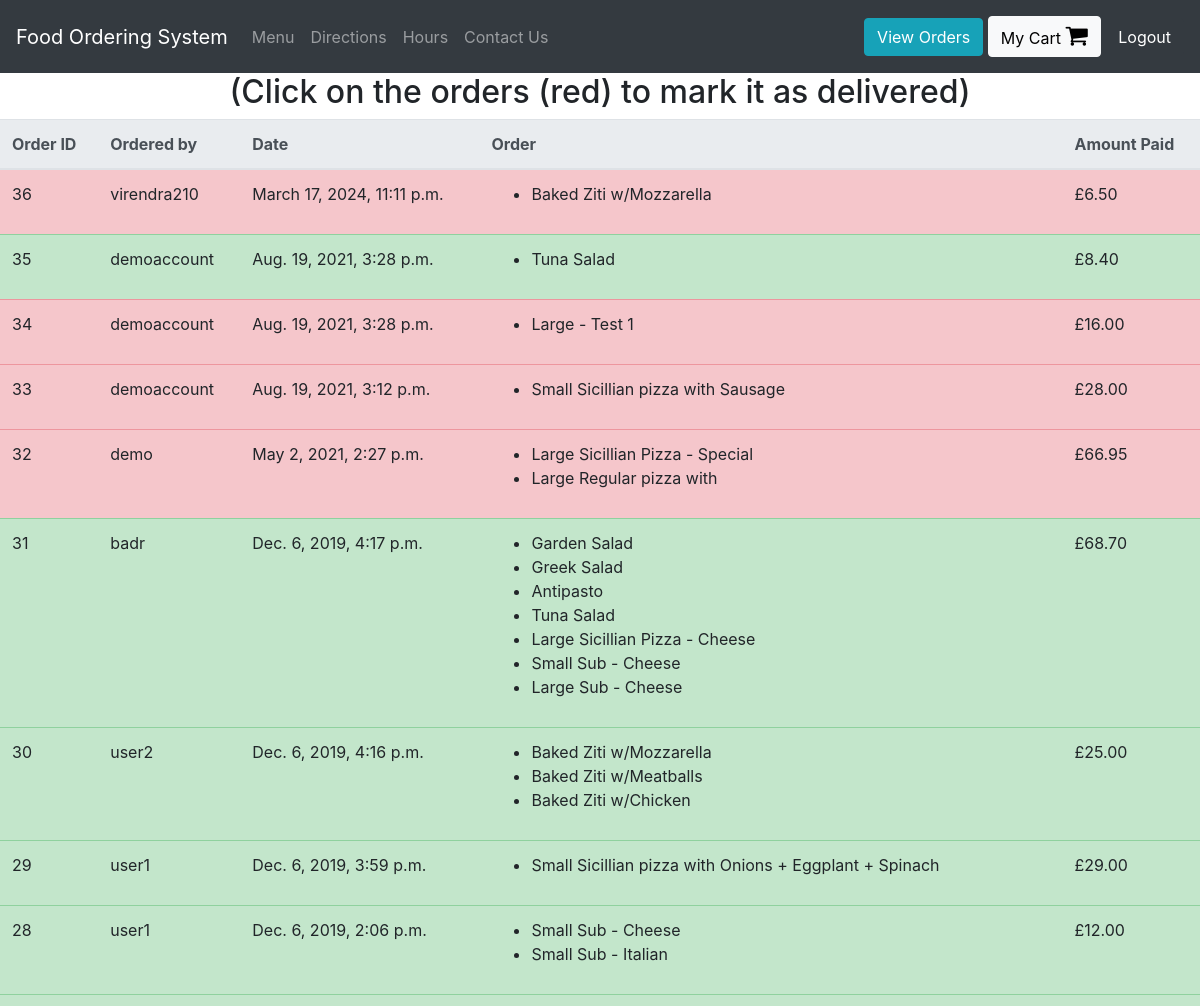
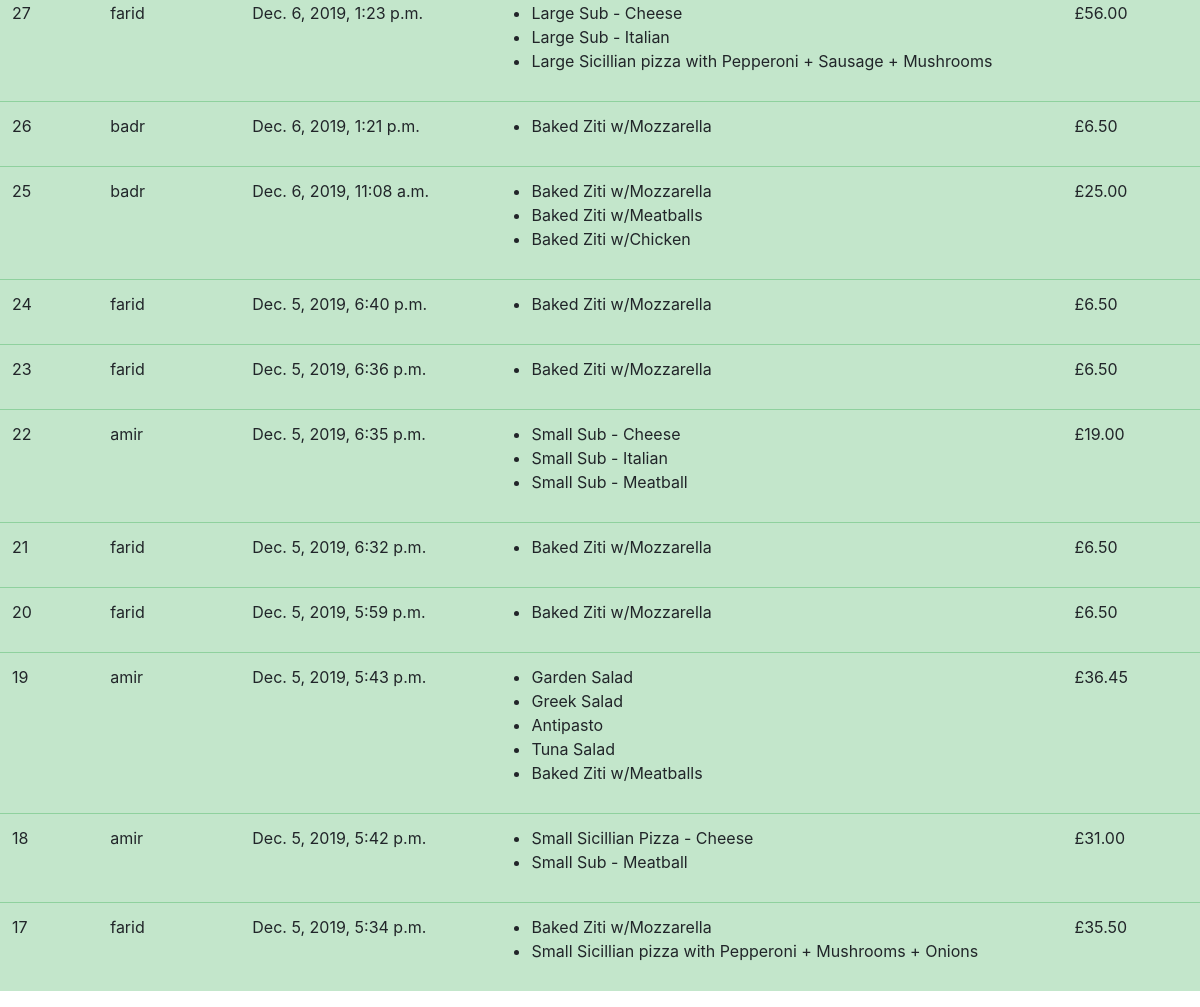
Page /view-orders (signed in) on the committed database (2 pictures, top to bottom).
### orders/models.py (models this page shows, shortened)
class UserOrder(models.Model):
    username = models.CharField(max_length=200) #who placed the order
    order = models.TextField() #this will be a string representation of the cart from localStorage
    price = models.DecimalField(max_digits=6, decimal_places=2) #how much was the order
    time_of_order  = models.DateTimeField(default=datetime.now, blank=True)
    delivered = models.BooleanField()

### orders/views.py (the view)
# urls.py: path("view-orders", views.view_orders, name="view_orders"),
def view_orders(request):
    if request.user.is_superuser:
        rows = UserOrder.objects.all().order_by('-time_of_order')
        return render(request, "orders/orders.html", context = {"rows":rows})
    else:
        rows = UserOrder.objects.all().filter(username = request.user.username).order_by('-time_of_order')
        return render(request, "orders/orders.html", context = {"rows":rows})

### orders/templatetags/custom_tags.py (called while the page is built)
@register.filter(name="format_cart")
def format_cart(value):
    return value[1:-1].split(",")

@register.filter(name="format_cart_item")
def format_cart_item(value):
    return value.replace("'","")

### orders/templates/orders/orders.html
{% extends 'orders/header.html' %}
{% load custom_tags %}
{% block content %}
<div class="container-fluid">
  <div class="row justify-content-center">
    {% if user.is_superuser %}
      <h2>(Click on the orders (red) to mark it as delivered)</h2>
    {% else %}
      <h2> Orders by: {{user.get_username}} </h2>
    {% endif %}
    <table class="table">
        <thead class="thead-light">
        <tr>
          <th scope="col">Order ID</th>
          <th scope="col">Ordered by</th>
          <th scope="col">Date</th>
          <th scope="col">Order</th>
          <th scope="col">Amount Paid</th>
        </tr>
        </thead>
        <tbody id = "orders_table">
          {% for row in rows %}
          {% if row.delivered %}
            <tr class="table-success">
          {% else %}
            <tr class="table-danger mark-as-complete">
          {% endif %}
              <td>{{row.id}}</td>
              <td>{{row.username}}</td>
              <td>{{row.time_of_order}}</td>
              <td >
                <ul>
                  {% for item in row.order|format_cart %}
                    <li>{{item|format_cart_item}}</li>
                  {% endfor %}
                </ul>
              </td>
              <td>£{{row.price}}</td>
            </tr>
          {% endfor %}
        </tbody>
    </table>
  </div>
</div>
{% endblock %}

### rows in the picture
UserOrder: id "36", username "virendra210", time_of_order "March 17, 2024, 11:11 p.m.", order "Baked Ziti w/Mozzarella", price "6.50"
UserOrder: id "35", username "demoaccount", time_of_order "Aug. 19, 2021, 3:28 p.m.", order "Tuna Salad", price "8.40"
UserOrder: id "34", username "demoaccount", time_of_order "Aug. 19, 2021, 3:28 p.m.", order "Large - Test 1", price "16.00"
UserOrder: id "33", username "demoaccount", time_of_order "Aug. 19, 2021, 3:12 p.m.", order "Small Sicillian pizza with Sausage", price "28.00"
UserOrder: id "32", username "demo", time_of_order "May 2, 2021, 2:27 p.m.", order "Large Sicillian Pizza - Special" "Large Regular pizza with", price "66.95"
UserOrder: id "31", username "badr", time_of_order "Dec. 6, 2019, 4:17 p.m.", order "Garden Salad" "Greek Salad" "Antipasto" "Tuna Salad" "Large Sicillian Pizza - Cheese" "Small Sub - Cheese" "Large Sub - Cheese", price "68.70"
UserOrder: id "30", username "user2", time_of_order "Dec. 6, 2019, 4:16 p.m.", order "Baked Ziti w/Mozzarella" "Baked Ziti w/Meatballs" "Baked Ziti w/Chicken", price "25.00"
UserOrder: id "29", username "user1", time_of_order "Dec. 6, 2019, 3:59 p.m.", order "Small Sicillian pizza with Onions + Eggplant + Spinach", price "29.00"
UserOrder: id "28", username "user1", time_of_order "Dec. 6, 2019, 2:06 p.m.", order "Small Sub - Cheese" "Small Sub - Italian", price "12.00"
UserOrder: id "27", username "farid", time_of_order "Dec. 6, 2019, 1:23 p.m.", order "Large Sub - Cheese" "Large Sub - Italian" "Large Sicillian pizza with Pepperoni + Sausage + Mushrooms", price "56.00"
UserOrder: id "26", username "badr", time_of_order "Dec. 6, 2019, 1:21 p.m.", order "Baked Ziti w/Mozzarella", price "6.50"
UserOrder: id "25", username "badr", time_of_order "Dec. 6, 2019, 11:08 a.m.", order "Baked Ziti w/Mozzarella" "Baked Ziti w/Meatballs" "Baked Ziti w/Chicken", price "25.00"
UserOrder: id "24", username "farid", time_of_order "Dec. 5, 2019, 6:40 p.m.", order "Baked Ziti w/Mozzarella", price "6.50"
UserOrder: id "23", username "farid", time_of_order "Dec. 5, 2019, 6:36 p.m.", order "Baked Ziti w/Mozzarella", price "6.50"
UserOrder: id "22", username "amir", time_of_order "Dec. 5, 2019, 6:35 p.m.", order "Small Sub - Cheese" "Small Sub - Italian" "Small Sub - Meatball", price "19.00"
UserOrder: id "21", username "farid", time_of_order "Dec. 5, 2019, 6:32 p.m.", order "Baked Ziti w/Mozzarella", price "6.50"
UserOrder: id "20", username "farid", time_of_order "Dec. 5, 2019, 5:59 p.m.", order "Baked Ziti w/Mozzarella", price "6.50"
UserOrder: id "19", username "amir", time_of_order "Dec. 5, 2019, 5:43 p.m.", order "Garden Salad" "Greek Salad" "Antipasto" "Tuna Salad" "Baked Ziti w/Meatballs", price "36.45"
UserOrder: id "18", username "amir", time_of_order "Dec. 5, 2019, 5:42 p.m.", order "Small Sicillian Pizza - Cheese" "Small Sub - Meatball", price "31.00"
UserOrder: id "17", username "farid", time_of_order "Dec. 5, 2019, 5:34 p.m.", order "Baked Ziti w/Mozzarella" "Small Sicillian pizza with Pepperoni + Mushrooms + Onions", price "35.50"
